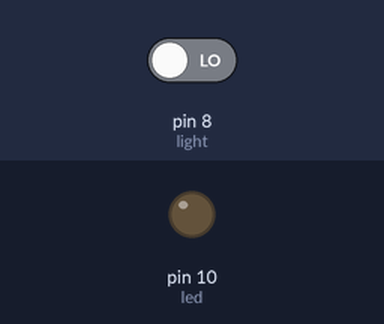
Bench run of a sketch on a simulated Arduino Uno, built with avr-gcc and run on an emulated ATmega328P. Parts: output pins drawn as LEDs (lit = HIGH). Inputs (shaded band) come from the test bench; at power-on: pin 8 (light) LOW. What the sketch prints to the serial monitor is not drawn.

Above: at 1.2 s.
1.3 s: pin 8 (light) driven HIGH
At 2.4 s:
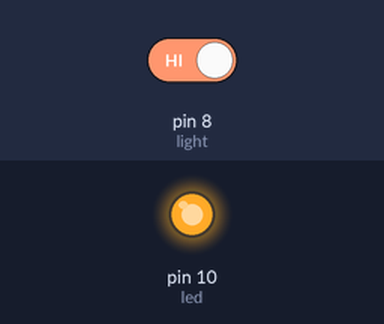
2.8 s: pin 8 (light) driven LOW
At 3.6 s:
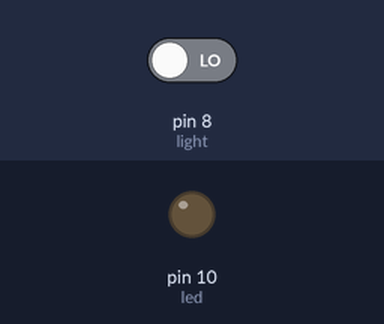
Timing chart, 0 to 5.8 s (numbered marks = the images above; inputs shaded):
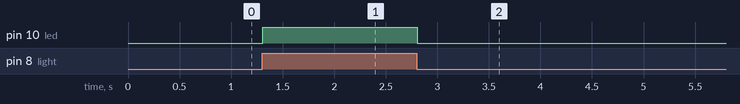

Measured:
- after the input at 1.3 s, pin 10 (led): LOW → HIGH at once
- after the input at 2.8 s, pin 10 (led): HIGH → LOW at once

The sketch:

Automata.ino
```cpp
//参照サイト
//照度センサーの使い方 [Arduino]
//https://www.petitmonte.com/robot/howto_illuminance_sensor.html

int light = 8;
int led = 10;

void setup() {
  // put your setup code here, to run once:
  Serial.begin(9600);//サイト参照
  pinMode(light,INPUT);//サイト参照
  pinMode(led, OUTPUT);//LED点灯用
  }

void loop() {
  // put your main code here, to run repeatedly:
  int val = digitalRead(light);//サイト参照
  Serial.println(val);//サイト参照

  if(val == 1){//光を浴びない→LED消灯 光を浴びる→LED点灯
    digitalWrite(led, HIGH);
  } else {
    digitalWrite(led, LOW);
  }
}
```
